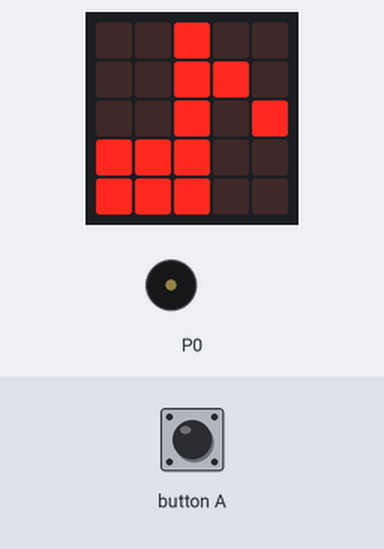
A program run on a simulated BBC micro:bit (MakeCode). Shown: the board's 5×5 LED display, buzzer (waves = sounding). The test bench sets the inputs (shaded band).

Above: at 1.8 s.
1.9 s: button A pressed for 0.15 s
At 2.3 s:
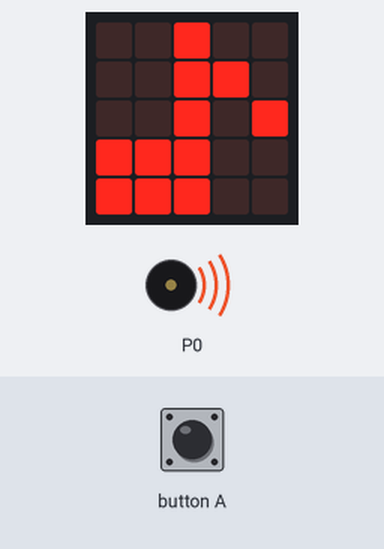
Timing chart, 0 to 8.6 s (numbered marks = the images above; inputs shaded):
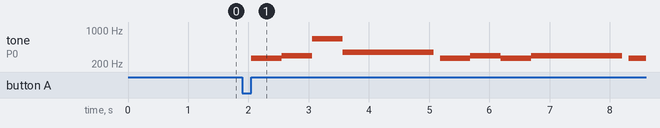

Measured:
- after the input at 1.9 s, tone on P0: plays 262 Hz for 0.51 s, 294 Hz for 0.51 s, 659 Hz for 0.51 s, 349 Hz for 1.5 s, 262 Hz for 0.51 s, 294 Hz for 0.51 s … (9 notes in this stretch), starting after 0.15 s

The program:

main.ts
```typescript
input.onButtonPressed(Button.A, function () {
    music.play(music.tonePlayable(262, music.beat(BeatFraction.Whole)), music.PlaybackMode.UntilDone)
    music.play(music.tonePlayable(294, music.beat(BeatFraction.Whole)), music.PlaybackMode.UntilDone)
    music.play(music.tonePlayable(659, music.beat(BeatFraction.Whole)), music.PlaybackMode.UntilDone)
    music.play(music.tonePlayable(349, music.beat(BeatFraction.Whole)), music.PlaybackMode.UntilDone)
    music.play(music.tonePlayable(349, music.beat(BeatFraction.Whole)), music.PlaybackMode.UntilDone)
    music.play(music.tonePlayable(349, music.beat(BeatFraction.Whole)), music.PlaybackMode.UntilDone)
    basic.pause(100)
    music.play(music.tonePlayable(262, music.beat(BeatFraction.Whole)), music.PlaybackMode.UntilDone)
    music.play(music.tonePlayable(294, music.beat(BeatFraction.Whole)), music.PlaybackMode.UntilDone)
    music.play(music.tonePlayable(262, music.beat(BeatFraction.Whole)), music.PlaybackMode.UntilDone)
    music.play(music.tonePlayable(294, music.beat(BeatFraction.Whole)), music.PlaybackMode.UntilDone)
    music.play(music.tonePlayable(294, music.beat(BeatFraction.Whole)), music.PlaybackMode.UntilDone)
    music.play(music.tonePlayable(294, music.beat(BeatFraction.Whole)), music.PlaybackMode.UntilDone)
    basic.pause(100)
    music.play(music.tonePlayable(262, music.beat(BeatFraction.Whole)), music.PlaybackMode.UntilDone)
    music.play(music.tonePlayable(294, music.beat(BeatFraction.Whole)), music.PlaybackMode.UntilDone)
    music.play(music.tonePlayable(659, music.beat(BeatFraction.Whole)), music.PlaybackMode.UntilDone)
    music.play(music.tonePlayable(349, music.beat(BeatFraction.Whole)), music.PlaybackMode.UntilDone)
    music.play(music.tonePlayable(349, music.beat(BeatFraction.Whole)), music.PlaybackMode.UntilDone)
    music.play(music.tonePlayable(349, music.beat(BeatFraction.Whole)), music.PlaybackMode.UntilDone)
    basic.pause(100)
    music.play(music.tonePlayable(262, music.beat(BeatFraction.Whole)), music.PlaybackMode.UntilDone)
    music.play(music.tonePlayable(294, music.beat(BeatFraction.Whole)), music.PlaybackMode.UntilDone)
    music.play(music.tonePlayable(262, music.beat(BeatFraction.Whole)), music.PlaybackMode.UntilDone)
    music.play(music.tonePlayable(294, music.beat(BeatFraction.Whole)), music.PlaybackMode.UntilDone)
    music.play(music.tonePlayable(294, music.beat(BeatFraction.Whole)), music.PlaybackMode.UntilDone)
    music.play(music.tonePlayable(294, music.beat(BeatFraction.Whole)), music.PlaybackMode.UntilDone)
    basic.pause(100)
})
basic.showIcon(IconNames.EighthNote)
```

test.ts
```typescript
// testes vão aqui; isto não será compilado quando este pacote for usado como uma extensão.
```
